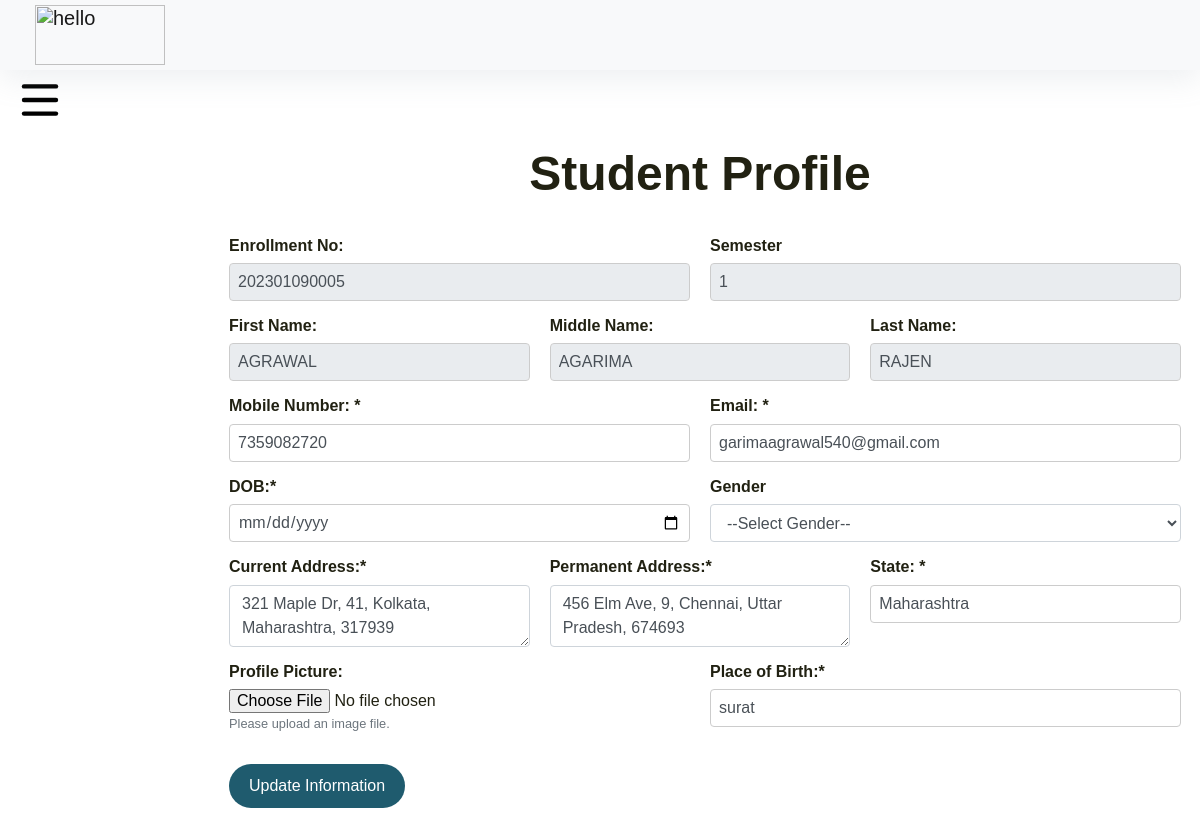
The page /Student/student-personal-information.php (signed in) on the database its author committed.
### tables this page shows
CREATE TABLE IF NOT EXISTS `student_info` (
  `id` int NOT NULL AUTO_INCREMENT,
  `user_id` varchar(45) NOT NULL,
  `password` varchar(45) NOT NULL,
  `enrollment_no_genrator` varchar(100) NOT NULL,
  `enrollment_no` varchar(15) NOT NULL,
  `dept_id` varchar(10) NOT NULL,
  `course_code` varchar(50) NOT NULL,
  `first_name` varchar(30) NOT NULL,
  `middle_name` varchar(30) DEFAULT NULL,
  `last_name` varchar(30) DEFAULT NULL,
  `father_name` varchar(30) DEFAULT NULL,
  `dob` date NOT NULL,
  `blood_group` varchar(10) NOT NULL,
  `place_of_birth` varchar(50) DEFAULT NULL,
  `gender` varchar(10) NOT NULL,
  `email` varchar(30) NOT NULL,
  `mobile_no` varchar(11) DEFAULT NULL,
  `alter_mno` varchar(10) DEFAULT NULL,
  `aadhar_no` varchar(12) NOT NULL,
  `aadhar_path` varchar(100) NOT NULL,
  `cast` varchar(10) NOT NULL,
  `disability` varchar(10) NOT NULL,
  `ssc_board` varchar(50) DEFAULT NULL,
  `ssc_m_y` varchar(10) DEFAULT NULL,
  `ssc_percentage` varchar(10) DEFAULT NULL,
  `ssc_result_path` varchar(100) DEFAULT NULL,
  `hsc_board` varchar(50) DEFAULT NULL,
  `hsc_m_y` varchar(10) DEFAULT NULL,
  `hsc_percentage` varchar(10) DEFAULT NULL,
  `hsc_result_path` varchar(100) DEFAULT NULL,
  `profile_image` varchar(100) DEFAULT NULL,
  `current_address` varchar(150) DEFAULT NULL,
  `state` varchar(20) DEFAULT NULL,
  `permanent_address` varchar(150) DEFAULT NULL,
  `fees_status` varchar(15) NOT NULL,
  `exam_status` varchar(10) NOT NULL,
  `current_semester` int DEFAULT NULL,
  `graduation_date` varchar(20) NOT NULL,
  `class_id` varchar(10) NOT NULL,
  `session` varchar(50) NOT NULL,
  `admission_date` timestamp NOT NULL DEFAULT CURRENT_TIMESTAMP,
  PRIMARY KEY (`id`),
  UNIQUE KEY `enrollment_no` (`enrollment_no`)
);

### Student/student-personal-information.php (the view, shortened to what this page needs)
<?php include('../common/header.php') ?>
<?php
require_once "../connection/connection.php";
if (!$_SESSION["Logininfo"]) {
	header('location:../login/login.php');
} else {
	$userid = $_SESSION['Logininfo']['user_id'];
	$password = $_SESSION['Logininfo']['password'];
	$query = "SELECT * FROM student_info WHERE user_id = '$userid' AND password = '$password'";
	$result = mysqli_query($con, $query);
	$row = mysqli_fetch_array($result);
}
?>
<!doctype html>
<html lang="en">
<head>
	<link rel="stylesheet" type="text/css" href="../bootstrap/css/bootstrap.min.css">
	<link rel="stylesheet" type="text/css" href="../css/footer.css">
	<link rel="stylesheet" type="text/css" href="../css/header.css">
	<link rel="stylesheet" type="text/css" href="../css/style.css">
	<link rel="stylesheet" href="https://stackpath.bootstrapcdn.com/font-awesome/4.7.0/css/font-awesome.min.css">
</head>
<body>
	<main role="main" class="col-xl-10 col-lg-12 col-md-12 ml-sm-auto px-md-4 mb-2 w-100">
		<div class="sub-main sub-main-student">
			<div class="p-0 mt-4 rounded text-center">
				<h1>Student Profile</h1>
			</div>
			<div style="padding:10px;" class="row">
				<div class="col-lg-12 center col-md-12 col-sm-12">
					<form action="student-personal-information.php" method="post" enctype="multipart/form-data">
						<?php $enrollment_no = $row["enrollment_no"];
						$query = "select * from student_info where enrollment_no='$enrollment_no'";
						$run = mysqli_query($con, $query);
						while ($row = mysqli_fetch_array($run)) { ?>
							<div class="row">
							</div>
							<div class="row">
								<div class="col-md-6">
									<div class="form-group">
										<label for="exampleInputEmail1">Enrollment No:</label>
										<input type="text" class="form-control" name="enrollment_no"
											value="<?php echo $row['enrollment_no']; ?>" readonly>
									</div>
								</div>
								<div class="col-md-6">
									<div class="form-group">
										<label for="exampleInputPassword1">Semester</label>
										<input readonly type="number" name="semester" class="form-control"
											placeholder="Semester" value="<?php echo $row['current_semester'] ?>">
									</div>
								</div>
							</div>
							<div class="row">
								<div class="col-md-4">
									<div class="form-group">
										<label for="exampleInputEmail1">First Name:</label>
										<input readonly type="text" class="form-control" name="first_name"
											value="<?php echo $row['first_name'] ?>">
									</div>
								</div>
								<div class="col-md-4">
									<div class="form-group">
										<label for="exampleInputPassword1">Middle Name:</label>
										<input readonly type="text" class="form-control" name="middle_name"
											value="<?php echo $row['middle_name'] ?>">
									</div>
								</div>
								<div class="col-md-4">
									<div class="form-group">
										<label for="exampleInputEmail1">Last Name:</label>
										<input readonly type="text" class="form-control" name="last_name"
											value="<?php echo $row['last_name'] ?>">
									</div>
								</div>
							</div>
							<div class="row">
								<div class="col-md-6">
									<div class="form-group">
										<label for="exampleInputPassword1">Mobile Number: *</label>
										<input type="number" class="form-control" name="mobile_no" pattern="[0-9]{10}"
											value="<?php echo $row['mobile_no'] ?>">
									</div>
								</div>
								<div class="col-md-6">
									<div class="form-group">
										<label for="exampleInputEmail1">Email: *</label>
										<input type="email" class="form-control" name="email"
											value="<?php echo $row['email'] ?>">
									</div>
								</div>
							</div>
							<div class="row">
								<div class="col-md-6">
									<div class="form-group">
										<label for="exampleInputPassword1">DOB:*</label>
										<input type="date" class="form-control" name="dob"
											value="<?php echo $row['dob'] ?>">
									</div>
								</div>
								<div class="col-md-6">
									<div class="form-group">
										<label for="exampleInputEmail1">Gender</label>
										<select class="form-control" name="gender">
											<option value="">--Select Gender--</option>
										</select>
									</div>
								</div>
							</div>
							<div class="row">
								<div class="col-md-4">
									<div class="form-group">
										<label for="exampleInputEmail1">Current Address:*</label>
										<textarea type="text" name="current_address" class="form-control"
											value=""><?php echo $row["current_address"] ?></textarea>
									</div>
								</div>
								<div class="col-md-4">
									<div class="form-group">
										<label for="exampleInputPassword1">Permanent Address:*</label>
										<textarea type="text" name="permanent_address" class="form-control"
											value=""><?php echo $row["permanent_address"] ?></textarea>
									</div>
								</div>
								<div class="col-md-4">
									<div class="form-group">
										<label for="exampleInputEmail1">State: *</label>
										<input type="text" name="state" class="form-control" placeholder="State Province"
											value="<?php echo $row['state'] ?>">
									</div>
								</div>
							</div>
							<div class="row">
								<div class="col-md-6">
									<div class="form-group">
										<label for="exampleInputFile">Profile Picture:</label>
										<input type="file" class="form-control-file" name="profile_picture"
											id="exampleInputFile" accept="image/*">
										<small class="form-text text-muted">Please upload an image file.</small>
									</div>
								</div>
								<div class="col-md-6">
									<div class="form-group">
										<label for="exampleInputPassword1">Place of Birth:*</label>
										<input type="text" name="place_of_birth" class="form-control"
											value="<?php echo $row['place_of_birth'] ?>">
									</div>
								</div>
							</div>
						<?php } ?>
						<div class="row">
							<div class="col-md-4 mt-3">
								<button type="submit" name="sub" class="btn btn-primary">Update Information</button>
							</div>
						</div>
					</form>
				</div>
			</div>
		</div>
	</main>
</body>
</html>

### Css/header.css (style rules this page uses)
body { font-family: "Poppins", sans-serif; font-size: 16px; line-height: 24px; font-weight: 400; color: #212112; background-position: center; background-repeat: repeat; background-size: 7%; background-color: #fff; overflow-x: hidden; transition: all 200ms linear; }
body, header { margin: 0; padding: 0; border: 0; margin-top: 60px; font-size: 100%; font: inherit; vertical-align: baseline; }
*, *:before, *:after { -moz-box-sizing: border-box; -webkit-box-sizing: border-box; box-sizing: border-box; }
@media screen and (max-width: 1680px) { body, input, select, textarea { font-size: 13pt; } }
@media screen and (max-width: 1280px) { body, input, select, textarea { font-size: 12pt; } }
h1 { font-size: 48px; line-height: 1.2; font-weight: 700; color: #212112; text-align: center; }

### Css/style.css (style rules this page uses)
main.col-xl-10.col-lg-12.col-md-12.ml-sm-auto.px-md-4.mb-2.w-100 { padding-top: 1; }

### Student/student-personal-information.php (style rules this page uses)
div.col-lg-12.col-md-12.col-sm-12 { border-radius: 30px; margin-bottom: 40px; }
button.btn.btn-primary { border-radius: 30px; background-color: #1f5b6e; }
label { font-weight: bold; }
input[type="text"], input[type="number"], input[type="email"], input[type="date"], select { width: 100%; padding: 8px; border: 1px solid #ccc; border-radius: 4px; box-sizing: border-box; margin-bottom: 10px; }
.btn-primary { background-color: #007bff; color: #fff; border: none; padding: 10px 20px; border-radius: 4px; cursor: pointer; }
.col-md-4, .col-md-6 { padding: 0 10px; }
.col-md-4:last-child, .col-md-6:last-child { padding-right: 0; }

### Common/student-sidebar.php (style rules this page uses)
button { background: transparent; border: 0; padding: 0; cursor: pointer; text-align: left; }

### rows shown on the page
student_info: enrollment_no "202301090005", semester "1", first_name "AGRAWAL", middle_name "AGARIMA", last_name "RAJEN", mobile_no "7359082720", email "garimaagrawal540@gmail.com", current_address "321 Maple Dr, 41, Kolkata, Maharashtra, 317939", permanent_address "456 Elm Ave, 9, Chennai, Uttar Pradesh, 674693", state "Maharashtra", place_of_birth "surat"
